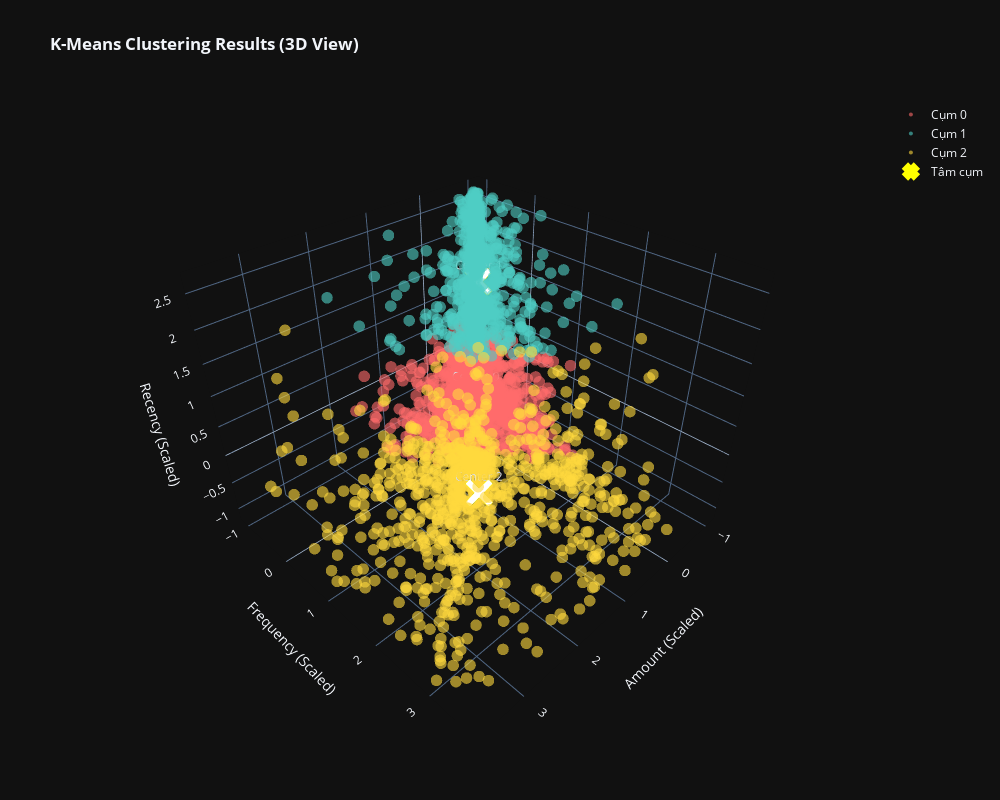

Source (notebook cell):
### Code cell
import plotly.graph_objects as go

model_used = kmeans_final 
fig = go.Figure()

colors = ['#FF6B6B', '#4ECDC4', '#FFD93D']  # Màu cho 3 cụm

# 1. Vẽ các điểm dữ liệu (Scatter 3D)
for i in range(3):
    fig.add_trace(go.Scatter3d(
        x=rfm_scaled.iloc[clusters == i, 0], # Cột Amount
        y=rfm_scaled.iloc[clusters == i, 1], # Cột Frequency
        z=rfm_scaled.iloc[clusters == i, 2], # Cột Recency (Trục thứ 3)
        mode='markers',
        marker=dict(color=colors[i], size=4, opacity=0.6), # Giảm size và opacity để dễ nhìn xuyên thấu
        name=f'Cụm {i}'
    ))

# 2. Vẽ tâm cụm (Centroids) 
fig.add_trace(go.Scatter3d(
    x=model_used.cluster_centers_[:, 0],
    y=model_used.cluster_centers_[:, 1],
    z=model_used.cluster_centers_[:, 2],
    mode='markers+text',
    marker=dict(color='white', size=10, symbol='x', line=dict(width=5, color='yellow')),
    text=[f'Center {i}' for i in range(3)],
    name='Tâm cụm'
))

fig.update_layout(
    template='plotly_dark',
    width=1000, height=800,
    title='<b>K-Means Clustering Results (3D View)</b>',
    scene=dict(
        xaxis_title='Amount (Scaled)',
        yaxis_title='Frequency (Scaled)',
        zaxis_title='Recency (Scaled)'
    )
)
fig.show()

### Figure 1 — Plotly figure (JSON) as saved in the notebook; plotly's stock layout.template omitted (floating-point values rounded to 4 significant figures; data arrays with more than 128 entries replaced by an {"elided": "..."} marker saying what was removed)
{"data": [{"marker": {"color": "#FF6B6B", "opacity": 0.6, "size": 4}, "mode": "markers", "name": "Cụm 0", "type": "scatter3d", "x": {"elided": "1816 float values"}, "y": {"elided": "1816 float values"}, "z": {"elided": "1816 float values"}}, {"marker": {"color": "#4ECDC4", "opacity": 0.6, "size": 4}, "mode": "markers", "name": "Cụm 1", "type": "scatter3d", "x": {"elided": "995 float values"}, "y": {"elided": "995 float values"}, "z": {"elided": "995 float values"}}, {"marker": {"color": "#FFD93D", "opacity": 0.6, "size": 4}, "mode": "markers", "name": "Cụm 2", "type": "scatter3d", "x": {"elided": "871 float values"}, "y": {"elided": "871 float values"}, "z": {"elided": "871 float values"}}, {"marker": {"color": "white", "line": {"color": "yellow", "width": 5}, "size": 10, "symbol": "x"}, "mode": "markers+text", "name": "Tâm cụm", "text": ["Center 0", "Center 1", "Center 2"], "type": "scatter3d", "x": [-0.3372, -0.5826, 1.372], "y": [-0.3683, -0.5608, 1.413], "z": [-0.5008, 1.407, -0.5631]}], "layout": {"height": 800, "scene": {"xaxis": {"title": {"text": "Amount (Scaled)"}}, "yaxis": {"title": {"text": "Frequency (Scaled)"}}, "zaxis": {"title": {"text": "Recency (Scaled)"}}}, "title": {"text": "<b>K-Means Clustering Results (3D View)</b>"}, "width": 1000}}
